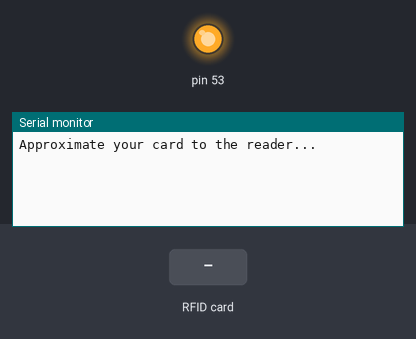
This sketch was run on a simulated Arduino Mega 2560, built with avr-gcc and run on an emulated ATmega2560. On the bench: output pins drawn as LEDs (lit = HIGH), the last lines printed to the serial monitor. The test bench sets the inputs (shaded band).

Above: at 1.2 s.
1.3 s: RFID card 04 7E 74 9A EB 2E 80 held to the reader
At 2.5 s:
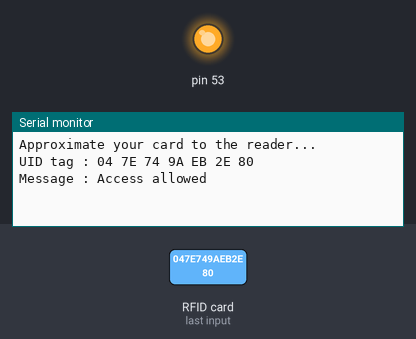
2.8 s: RFID card 5E 7A 19 C4 held to the reader
At 3.9 s:
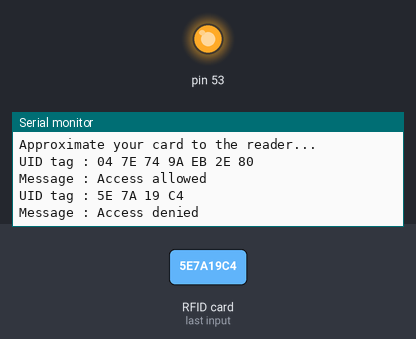

Measured:
- after the input at 1.3 s, the serial monitor: prints a new line at once (image 1)
- after the input at 2.8 s, the serial monitor: prints a new line at once (image 2)

The sketch:

RC522-v2.ino
```cpp
#include <SPI.h>
#include <MFRC522.h>

#define SS_PIN 21
#define RST_PIN 22
//#define kontakMotor 2
MFRC522 mfrc522(SS_PIN, RST_PIN);   // Create MFRC522 instance.

int contact = 0;

void setup()
{
  Serial.begin(9600);   // Initiate a serial communication
  SPI.begin();      // Initiate  SPI bus
//  pinMode(kontakMotor, OUTPUT);
  mfrc522.PCD_Init();   // Initiate MFRC522
  Serial.println("Approximate your card to the reader...");
  Serial.println();
}
void loop()
{

  // Look for new cards
  if ( ! mfrc522.PICC_IsNewCardPresent())
  {
    return;
  }
  // Select one of the cards
  if ( ! mfrc522.PICC_ReadCardSerial())
  {
    return;
  }
  //Show UID on serial monitor
  Serial.print("UID tag :");
  String content= "";
  byte letter;
  for (byte i = 0; i < mfrc522.uid.size; i++)
  {
     Serial.print(mfrc522.uid.uidByte[i] < 0x10 ? " 0" : " ");
     Serial.print(mfrc522.uid.uidByte[i], HEX);
     content.concat(String(mfrc522.uid.uidByte[i] < 0x10 ? " 0" : " "));
     content.concat(String(mfrc522.uid.uidByte[i], HEX));
  }
  Serial.println();
  Serial.print("Message : ");
  content.toUpperCase();
  if (content.substring(1) == "04 7E 74 9A EB 2E 80") //change here the UID of the card/cards that you want to give access
  {
    Serial.println("Access allowed");
    Serial.println();
//    contact++;
//    digitalWrite(kontakMotor, HIGH);
//    delay(3000);
  }

 else   {
    Serial.println("Access denied");
    Serial.println();
//    digitalWrite(kontakMotor, LOW);
//    delay(3000);
  }

//  if (contact==1) {
//    digitalWrite(kontakMotor, HIGH);
//  }
//  else {
//    contact=0;
//    digitalWrite(kontakMotor, LOW);
//  }
//  Serial.println();
//  delay(3000);
}
```
